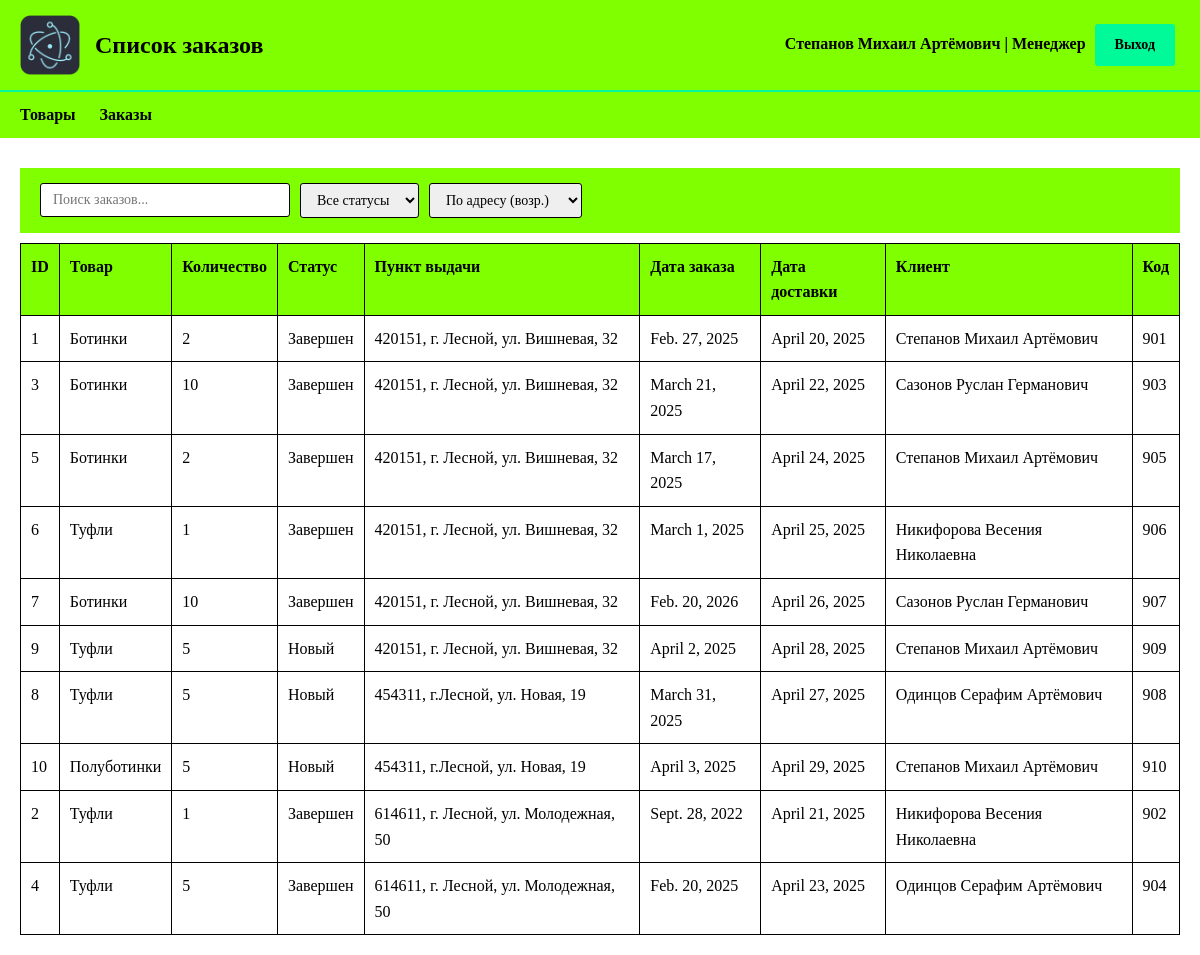
The page /orders/ (signed in) on the database its author committed.
### books/models.py (models this page shows, shortened)
class User(AbstractUser):
    ROLE_CHOICES = (
        ('guest', 'Гость'),
        ('client', 'Авторизированный клиент'),
        ('manager', 'Менеджер'),
        ('admin', 'Администратор'),
    )
    role = models.CharField(max_length=20, choices=ROLE_CHOICES, default='client')
    fio = models.CharField(max_length=200, blank=True, verbose_name='ФИО')
    groups = models.ManyToManyField(
        'auth.Group',
        related_name='books_user_set',
        blank=True
    )
    user_permissions = models.ManyToManyField(
        'auth.Permission',
        related_name='books_user_permissions_set',
        blank=True
    )
    class Meta:
        verbose_name = 'Пользователь'
        verbose_name_plural = 'Пользователи'

class Order(models.Model):
    STATUS_CHOICES = (
        ('new', 'Новый'),
        ('processing', 'В работе'),
        ('completed', 'Завершен'),
    )
    product = models.ForeignKey(Product, on_delete=models.CASCADE, related_name='orders', verbose_name='Товар')
    quantity = models.IntegerField(default=1, verbose_name='Количество')
    status = models.CharField(max_length=20, choices=STATUS_CHOICES, default='new', verbose_name='Статус')
    delivery_address = models.ForeignKey(PickupPoint, on_delete=models.CASCADE, related_name='orders',
                                         verbose_name='Пункт выдачи')
    order_date = models.DateField(verbose_name='Дата заказа')
    delivery_date = models.DateField(verbose_name='Дата доставки')
    client = models.ForeignKey(User, on_delete=models.CASCADE, null=True, blank=True, related_name='orders',
                               verbose_name='Клиент')
    code = models.CharField(max_length=10, unique=True, verbose_name='Код получения')
    created_at = models.DateTimeField(auto_now_add=True)
    updated_at = models.DateTimeField(auto_now=True)
    class Meta:
        verbose_name = 'Заказ'
        verbose_name_plural = 'Заказы'
        ordering = ['-order_date']

class Product(models.Model):
    article = models.CharField(max_length=20, unique=True, verbose_name='Артикул')
    name = models.CharField(max_length=200, verbose_name='Наименование')
    category = models.ForeignKey(Category, on_delete=models.CASCADE, related_name='products', verbose_name='Категория')
    description = models.TextField(verbose_name='Описание')
    manufacturer = models.ForeignKey(Manufacturer, on_delete=models.CASCADE, related_name='products',
                                     verbose_name='Производитель')
    supplier = models.ForeignKey(Supplier, on_delete=models.CASCADE, related_name='products', verbose_name='Поставщик')
    price = models.DecimalField(max_digits=10, decimal_places=2, verbose_name='Цена')
    unit = models.CharField(max_length=20, default='пара', verbose_name='Единица измерения')
    stock_quantity = models.IntegerField(default=0, verbose_name='На складе')
    discount = models.DecimalField(max_digits=5, decimal_places=2, default=0, verbose_name='Скидка (%)')
    image = models.ImageField(upload_to='products/', null=True, blank=True, verbose_name='Фото')
    created_at = models.DateTimeField(auto_now_add=True)
    updated_at = models.DateTimeField(auto_now=True)
    class Meta:
        verbose_name = 'Товар'
        verbose_name_plural = 'Товары'
        ordering = ['name']

class PickupPoint(models.Model):
    address = models.CharField(max_length=255, unique=True, verbose_name='Адрес')
    class Meta:
        verbose_name = 'Пункт выдачи'
        verbose_name_plural = 'Пункты выдачи'
    def __str__(self):
        return self.address

### books/views.py (the view, shortened to what this page needs)
# urls.py: path('orders/', views.order_list, name='order_list'),
@login_required
def order_list(request):
    if request.user.role not in ['manager', 'admin']:
        messages.error(request, 'У вас нет прав для просмотра заказов')
        return redirect('books:product_list')
    user_role = get_user_role(request.user)
    orders = Order.objects.select_related('product', 'delivery_address', 'client').all()
    search_value = request.GET.get('search', '')
    status = request.GET.get('status', '')
    sort_by = request.GET.get('sort', 'address-asc')
    if status:
        orders = orders.filter(status=status)
    if sort_by == 'address-asc':
        orders = orders.order_by('delivery_address__address')
    elif sort_by == 'address-desc':
        orders = orders.order_by('-delivery_address__address')
    elif sort_by == 'date-asc':
        orders = orders.order_by('order_date')
    elif sort_by == 'date-desc':
        orders = orders.order_by('-order_date')
    statuses = Order.STATUS_CHOICES
    pickup_points = PickupPoint.objects.all()
    return render(request, 'order_list.html', {
        'orders': orders,
        'statuses': statuses,
        'pickup_points': pickup_points,
        'search_value': search_value,
        'status': status,
        'sort_by': sort_by,
        'user': request.user,
        'user_role': user_role,
        'page_title': 'Список заказов'
    })

### books/views.py (called while the page is built)
def get_user_role(user):
    if not user.is_authenticated:
        return 'guest'
    return user.role

### books/templates/order_list.html (shortened to what this page needs)
{% extends 'base.html' %}
{% load static %}
{% block content %}
<div class="controls">
    <input type="text" id="search" placeholder="Поиск заказов..."
           value="{{ search_value }}" onkeyup="realtimeOrderSearch()">
    <select id="status" onchange="realtimeOrderSearch()">
        <option value="">Все статусы</option>
    </select>
    <select id="sort" onchange="realtimeOrderSearch()">
        <option value="address-asc" {% if sort_by == 'address-asc' %}selected{% endif %}>По адресу (возр.)</option>
    </select>
</div>
<table class="data-table">
    <thead>
        <tr>
            <th>ID</th>
            <th>Товар</th>
            <th>Количество</th>
            <th>Статус</th>
            <th>Пункт выдачи</th>
            <th>Дата заказа</th>
            <th>Дата доставки</th>
            <th>Клиент</th>
            <th>Код</th>
        </tr>
    </thead>
    <tbody>
        {% for order in orders %}
        <tr>
            <td>{{ order.id }}</td>
            <td>{{ order.product.name }}</td>
            <td>{{ order.quantity }}</td>
            <td>{{ order.get_status_display }}</td>
            <td>{{ order.delivery_address }}</td>
            <td>{{ order.order_date }}</td>
            <td>{{ order.delivery_date }}</td>
            <td>{{ order.client.fio|default:"-" }}</td>
            <td>{{ order.code }}</td>
        </tr>
        {% empty %}
        <tr>
            <td colspan="{% if user_role == 'admin' %}10{% else %}9{% endif %}" style="text-align: center;">
                Заказы не найдены
            </td>
        </tr>
        {% endfor %}
    </tbody>
</table>
{% endblock %}

### books/templates/base.html (shortened to what this page needs)
{% load static %}
<!DOCTYPE html>
<html lang="ru">
<head>
    <link rel="stylesheet" href="{% static 'css/style.css' %}">
</head>
<body>
    <div class="header">
        <div style="display: flex; align-items: center; gap: 15px;">
            <img src="{% static 'img/logo.png' %}" alt="Логотип ООО Обувь" class="logo">
            <h1>{{ page_title|default:"ООО Обувь" }}</h1>
        </div>
        <div class="user-info">
            {% if user.is_authenticated %}
                {{ user.fio|default:user.username }} | {{ user.get_role_display }}
                <a href="{% url 'books:logout' %}" class="btn btn-accent">Выход</a>
            {% else %}
                <a href="{% url 'books:login' %}" class="btn btn-accent">Вход</a>
            {% endif %}
        </div>
    </div>
    {% if user.is_authenticated %}
    <nav class="nav-menu">
        <a href="{% url 'books:product_list' %}">Товары</a>
        {% if user.role == 'manager' or user.role == 'admin' %}
        <a href="{% url 'books:order_list' %}">Заказы</a>
        {% endif %}
    </nav>
    {% endif %}
    <main class="table-container">
        {% block content %}{% endblock %}
    </main>
</body>
</html>

### static/css/style.css (style rules this page uses)
* { box-sizing: border-box; }
body { font-family: 'Times New Roman', Times, serif; background-color: #FFFFFF; margin: 0; padding: 0; color: #000000; line-height: 1.6; }
.header { background-color: #7FFF00; padding: 15px 20px; display: flex; justify-content: space-between; align-items: center; border-bottom: 2px solid #00FA9A; }
.header h1 { margin: 0; font-size: 24px; }
.logo { max-height: 60px; width: auto; }
.user-info { color: #000000; font-weight: bold; text-align: right; }
.user-info a { color: #000000; text-decoration: none; }
.btn { display: inline-block; padding: 10px 20px; margin: 5px; text-decoration: none; border: none; cursor: pointer; font-family: 'Times New Roman', Times, serif; font-size: 14px; border-radius: 3px; background-color: #00FA9A; color: #000000; }
.btn-accent { background-color: #00FA9A; color: #000000; }
.controls { background-color: #7FFF00; padding: 15px 20px; margin: 10px 0; display: flex; flex-wrap: wrap; gap: 10px; align-items: center; }
.controls input, .controls select { padding: 8px 12px; font-family: 'Times New Roman', Times, serif; font-size: 14px; border: 1px solid #000000; border-radius: 3px; }
.controls input { min-width: 250px; }
.table-container { margin: 20px; overflow-x: auto; }
.data-table { width: 100%; border-collapse: collapse; background-color: #FFFFFF; }
.data-table th, .data-table td { border: 1px solid #000000; padding: 10px; text-align: left; vertical-align: top; }
.data-table th { background-color: #7FFF00; font-weight: bold; }
.nav-menu { background-color: #7FFF00; padding: 10px 20px; }
.nav-menu a { color: #000000; text-decoration: none; margin-right: 20px; font-weight: bold; }

### rows shown on the page
User: fio "Степанов Михаил Артёмович", role "Менеджер"
Order: id "1", product.name "Ботинки", quantity "2", status "Завершен", delivery_address "420151, г. Лесной, ул. Вишневая, 32", order_date "Feb. 27, 2025", delivery_date "April 20, 2025", client.fio "Степанов Михаил Артёмович", code "901"
Order: id "3", product.name "Ботинки", quantity "10", status "Завершен", delivery_address "420151, г. Лесной, ул. Вишневая, 32", order_date "March 21, 2025", delivery_date "April 22, 2025", client.fio "Сазонов Руслан Германович", code "903"
Order: id "5", product.name "Ботинки", quantity "2", status "Завершен", delivery_address "420151, г. Лесной, ул. Вишневая, 32", order_date "March 17, 2025", delivery_date "April 24, 2025", client.fio "Степанов Михаил Артёмович", code "905"
Order: id "6", product.name "Туфли", quantity "1", status "Завершен", delivery_address "420151, г. Лесной, ул. Вишневая, 32", order_date "March 1, 2025", delivery_date "April 25, 2025", client.fio "Никифорова Весения Николаевна", code "906"
Order: id "7", product.name "Ботинки", quantity "10", status "Завершен", delivery_address "420151, г. Лесной, ул. Вишневая, 32", order_date "Feb. 20, 2026", delivery_date "April 26, 2025", client.fio "Сазонов Руслан Германович", code "907"
Order: id "9", product.name "Туфли", quantity "5", status "Новый", delivery_address "420151, г. Лесной, ул. Вишневая, 32", order_date "April 2, 2025", delivery_date "April 28, 2025", client.fio "Степанов Михаил Артёмович", code "909"
Order: id "8", product.name "Туфли", quantity "5", status "Новый", delivery_address "454311, г.Лесной, ул. Новая, 19", order_date "March 31, 2025", delivery_date "April 27, 2025", client.fio "Одинцов Серафим Артёмович", code "908"
Order: id "10", product.name "Полуботинки", quantity "5", status "Новый", delivery_address "454311, г.Лесной, ул. Новая, 19", order_date "April 3, 2025", delivery_date "April 29, 2025", client.fio "Степанов Михаил Артёмович", code "910"
Order: id "2", product.name "Туфли", quantity "1", status "Завершен", delivery_address "614611, г. Лесной, ул. Молодежная, 50", order_date "Sept. 28, 2022", delivery_date "April 21, 2025", client.fio "Никифорова Весения Николаевна", code "902"
Order: id "4", product.name "Туфли", quantity "5", status "Завершен", delivery_address "614611, г. Лесной, ул. Молодежная, 50", order_date "Feb. 20, 2025", delivery_date "April 23, 2025", client.fio "Одинцов Серафим Артёмович", code "904"

### other values the page prints
{{ page_title|default:"ООО Обувь" }} "Список заказов"
